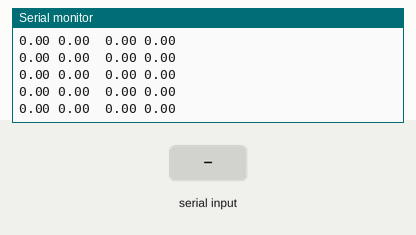
Simulated run of this sketch. Board: ESP32. On the bench: the last lines printed to the serial monitor. The test bench sets the inputs (shaded band).

Above: at 1.2 s.
1.3 s: "a90\n" received over the second serial link
At 1.8 s:
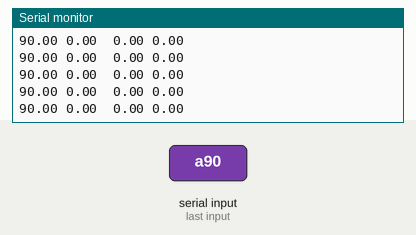
4.3 s: "a,45\n" received over the second serial link
At 5.3 s:
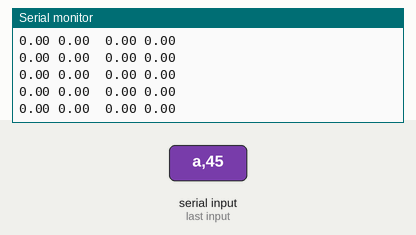

Measured:
- after the input at 1.3 s, the serial monitor: prints a new line at once (image 1)
- after the input at 4.3 s, the serial monitor: prints a new line at once (image 2)

The sketch:

esp32_vive.ino
```cpp
// this code communicates with a Teensy that reads Vive sensors to calculate position (of two sensors)
// NDM 5/9/19

char message1[50];
int m1 = 0;
float xpos1 = 0, ypos1 = 0, xpos2 = 0, ypos2 = 0;

void setup() {
  Serial.begin(9600); // for computer
  Serial2.begin(9600,SERIAL_8N1, 16, 17); // for teensy. Tx1 = pin 17, Rx1 = pin 16
}

void loop() {
  checkVive();

  Serial.print(xpos1);
  Serial.print(" ");
  Serial.print(ypos1);

  Serial.print('\t');
  Serial.print(xpos2);
  Serial.print(" ");
  Serial.println(ypos2);

  delay(10);

}

void checkVive(){
  char type = ' ';
  float val1 = 0, val2 = 0;

  while(Serial2.available()){
    message1[m1] = Serial2.read();
    if (message1[m1] == '\n'){
      sscanf(message1,"%c %f %f", &type, &val1, &val2);
      if (type == 'a'){
        xpos1 = val1;
        ypos1 = val2;
      }
      else if (type == 'b'){
        xpos2 = val1;
        ypos2 = val2;
      }
      m1 = 0;
      int iii;
      for(iii=0;iii<50;iii++){
        message1[iii] = 0;
      }
    }
    else {
      m1++;
    }
  }
}
```
